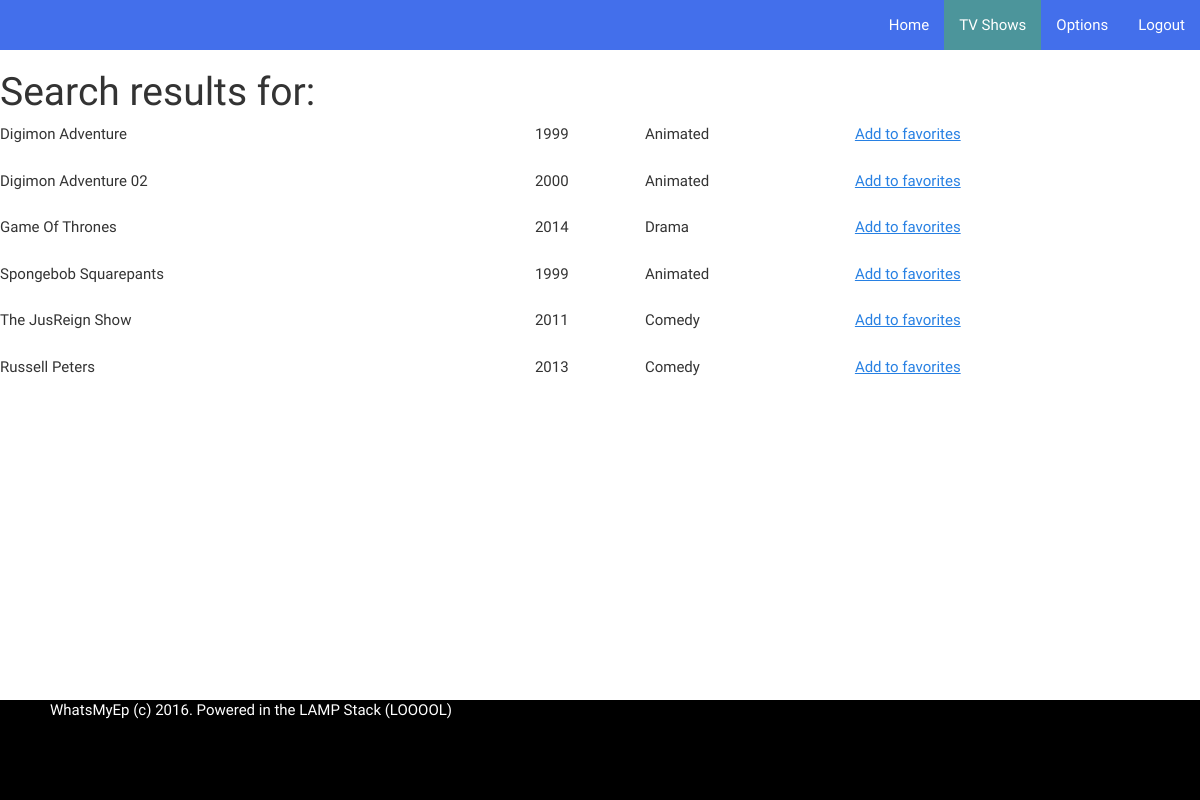
The page /search.php (signed in) on the database its author committed.
### tables this page shows
CREATE TABLE IF NOT EXISTS `shows` (
  `id` int(11) NOT NULL,
  `name` varchar(256) DEFAULT NULL,
  `airdate` int(11) DEFAULT NULL,
  `genre` varchar(256) DEFAULT NULL
);

### search.php (the view, shortened to what this page needs)
<?php
include "db_server.php";
if (isset($_SESSION['name']))
{
?>
<html>
<head>
  <link rel = "stylesheet" href = "css/bootstrap.css">
  <link rel = "stylesheet" href = "css/profile.css">
</head>
<body>
  <div class = "content">
    <nav class="navbar navbar-default custom">
      <div class="navbar-collapse collapse">
        <ul class="nav navbar-nav navbar-right">
          <li><a href="profile.php">Home</a></li>
          <li class = "active"><a href="tv_shows.php">TV Shows</a></li>
          <li><a href="options.php">Options</a></li>
          <li><a href="logout.php">Logout</a></li>
        </ul>
      </div>
    </nav>
    <h1>Search results for: <?php echo $_GET['search']; ?></h1>
    <div class = "table">
      <?php
      $search_term = $_GET['search'];
      $term = "%$search_term%";
      $query = $db->prepare("select * from shows where name like :term");
      $query->bindParam(":term", $term);
      $query->execute();
      echo "<div class = 'table'>";
      while ($row = $query->fetch(PDO::FETCH_ASSOC))
      {
        $id = $row['id'];
        $name = $row['name'];
        $airdate = $row['airdate'];
        $genre = $row['genre'];
        echo "<div class = 'row'>";
        echo "  <div class = 'column'>";
        echo "    $name";
        echo "  </div>";
        echo "  <div class = 'column'>";
        echo "    $airdate";
        echo "  </div>";
        echo "  <div class = 'column'>";
        echo "    $genre";
        echo "  </div>";
        $check = $db->prepare("select count(*) from user_shows where show_id = :id and user_id = :uid");
        $check->bindParam(":id", $id);
        $check->bindParam(":uid", $_SESSION['id']);
        $check->execute();
        $row = $check->fetch(PDO::FETCH_ASSOC);
        echo "  <div class = 'column'>";
        if ($row['count(*)'] == 1)
        {
          echo "Cannot add to favorites. Already exists.";
        }
        else
        {
          echo "<a href = 'add.php?id=$id'>Add to favorites</a>";
        }
        echo "  </div>";
        echo "</div>";
      }
      echo "</div>";
      ?>
    </div>
  </div>
  <footer class = "main-footer">
    <p>WhatsMyEp (c) 2016. Powered in the LAMP Stack (LOOOOL)</p>
  </footer>
</body>
</html>
<?php
}
else
{
  header("Location: index.php");
}
?>

### css/profile.css (style rules this page uses)
body { margin: 0; height: 100%; }
div.content { min-height: 100%; margin-bottom: -100px; }
div.content:after { display: block; content: ""; }
div.content:after, footer { height: 100px; }
footer { background-color: black; color: white; }
footer > p { position: absolute; left: 50px; }
nav.custom { background-color: #436FEB; border-radius: 0; border: 0; }
div ul li.active a { background: #4C959B !important; color: white !important; }
div ul li a { color: white !important; }
div.table { display: table; }
div.row { display: table-row; }
div.column { display: table-cell; padding-bottom: 25px; }

### rows shown on the page
shows: name "Digimon Adventure", airdate "1999", genre "Animated"
shows: name "Digimon Adventure 02", airdate "2000", genre "Animated"
shows: name "Game Of Thrones", airdate "2014", genre "Drama"
shows: name "Spongebob Squarepants", airdate "1999", genre "Animated"
shows: name "The JusReign Show", airdate "2011", genre "Comedy"
shows: name "Russell Peters", airdate "2013", genre "Comedy"
